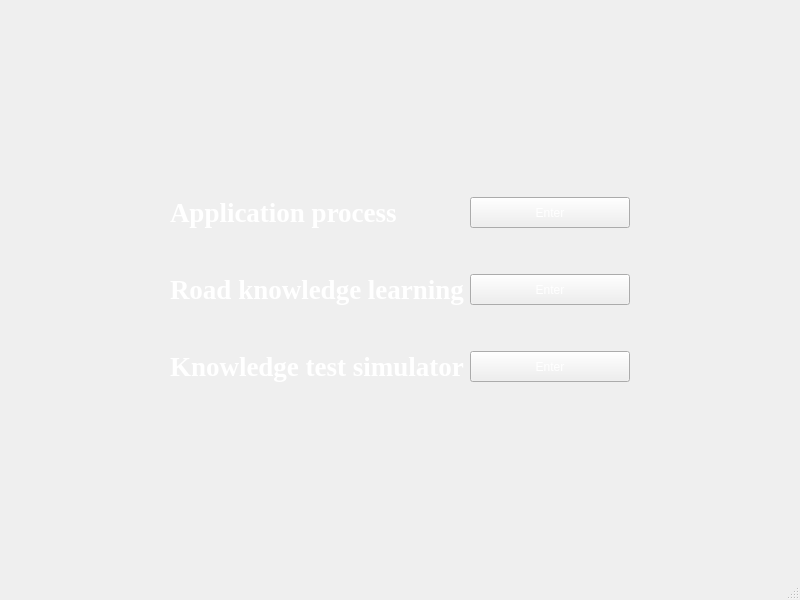
<?xml version="1.0" encoding="UTF-8"?>
<ui version="4.0">
 <class>VirginiaMain</class>
 <widget class="QMainWindow" name="VirginiaMain">
  <property name="geometry">
   <rect>
    <x>0</x>
    <y>0</y>
    <width>800</width>
    <height>600</height>
   </rect>
  </property>
  <property name="windowTitle">
   <string>MainWindow</string>
  </property>
  <property name="styleSheet">
   <string notr="true">QMainWindow{
	background-image: url(:/new/pic/road.jpg)
}</string>
  </property>
  <widget class="QWidget" name="centralwidget">
   <layout class="QGridLayout" name="gridLayout_2">
    <item row="1" column="0">
     <layout class="QGridLayout" name="gridLayout">
      <item row="4" column="1">
       <widget class="QLabel" name="label_3">
        <property name="font">
         <font>
          <family>Times New Roman</family>
          <pointsize>20</pointsize>
          <weight>75</weight>
          <bold>true</bold>
         </font>
        </property>
        <property name="styleSheet">
         <string notr="true">color: white;
</string>
        </property>
        <property name="text">
         <string>Knowledge test simulator</string>
        </property>
       </widget>
      </item>
      <item row="0" column="2">
       <widget class="QPushButton" name="pushButton">
        <property name="enabled">
         <bool>true</bool>
        </property>
        <property name="sizePolicy">
         <sizepolicy hsizetype="Preferred" vsizetype="Preferred">
          <horstretch>0</horstretch>
          <verstretch>0</verstretch>
         </sizepolicy>
        </property>
        <property name="styleSheet">
         <string notr="true">color: white;
border-image: url(:/new/pic/buttton.png)</string>
        </property>
        <property name="text">
         <string>Enter</string>
        </property>
       </widget>
      </item>
      <item row="0" column="1">
       <widget class="QLabel" name="label">
        <property name="font">
         <font>
          <family>Times New Roman</family>
          <pointsize>20</pointsize>
          <weight>75</weight>
          <bold>true</bold>
         </font>
        </property>
        <property name="styleSheet">
         <string notr="true">color: white;
</string>
        </property>
        <property name="text">
         <string>Application process</string>
        </property>
       </widget>
      </item>
      <item row="2" column="0">
       <spacer name="horizontalSpacer">
        <property name="orientation">
         <enum>Qt::Horizontal</enum>
        </property>
        <property name="sizeHint" stdset="0">
         <size>
          <width>40</width>
          <height>20</height>
         </size>
        </property>
       </spacer>
      </item>
      <item row="4" column="2">
       <widget class="QPushButton" name="pushButton_3">
        <property name="sizePolicy">
         <sizepolicy hsizetype="Preferred" vsizetype="Preferred">
          <horstretch>0</horstretch>
          <verstretch>0</verstretch>
         </sizepolicy>
        </property>
        <property name="styleSheet">
         <string notr="true">color: white;
border-image: url(:/new/pic/buttton.png)</string>
        </property>
        <property name="text">
         <string>Enter</string>
        </property>
       </widget>
      </item>
      <item row="2" column="3">
       <spacer name="horizontalSpacer_2">
        <property name="orientation">
         <enum>Qt::Horizontal</enum>
        </property>
        <property name="sizeHint" stdset="0">
         <size>
          <width>40</width>
          <height>20</height>
         </size>
        </property>
       </spacer>
      </item>
      <item row="2" column="2">
       <widget class="QPushButton" name="pushButton_2">
        <property name="sizePolicy">
         <sizepolicy hsizetype="MinimumExpanding" vsizetype="Preferred">
          <horstretch>0</horstretch>
          <verstretch>0</verstretch>
         </sizepolicy>
        </property>
        <property name="styleSheet">
         <string notr="true">color: white;
border-image: url(:/new/pic/buttton.png)</string>
        </property>
        <property name="text">
         <string>Enter</string>
        </property>
       </widget>
      </item>
      <item row="2" column="1">
       <widget class="QLabel" name="label_2">
        <property name="font">
         <font>
          <family>Times New Roman</family>
          <pointsize>20</pointsize>
          <weight>75</weight>
          <bold>true</bold>
         </font>
        </property>
        <property name="styleSheet">
         <string notr="true">color: white;
</string>
        </property>
        <property name="text">
         <string>Road knowledge learning</string>
        </property>
       </widget>
      </item>
      <item row="1" column="2">
       <spacer name="verticalSpacer">
        <property name="orientation">
         <enum>Qt::Vertical</enum>
        </property>
        <property name="sizeType">
         <enum>QSizePolicy::Preferred</enum>
        </property>
        <property name="sizeHint" stdset="0">
         <size>
          <width>20</width>
          <height>40</height>
         </size>
        </property>
       </spacer>
      </item>
      <item row="3" column="2">
       <spacer name="verticalSpacer_2">
        <property name="orientation">
         <enum>Qt::Vertical</enum>
        </property>
        <property name="sizeType">
         <enum>QSizePolicy::Preferred</enum>
        </property>
        <property name="sizeHint" stdset="0">
         <size>
          <width>20</width>
          <height>40</height>
         </size>
        </property>
       </spacer>
      </item>
     </layout>
    </item>
    <item row="0" column="0">
     <spacer name="verticalSpacer_3">
      <property name="orientation">
       <enum>Qt::Vertical</enum>
      </property>
      <property name="sizeHint" stdset="0">
       <size>
        <width>20</width>
        <height>40</height>
       </size>
      </property>
     </spacer>
    </item>
    <item row="2" column="0">
     <spacer name="verticalSpacer_4">
      <property name="orientation">
       <enum>Qt::Vertical</enum>
      </property>
      <property name="sizeHint" stdset="0">
       <size>
        <width>20</width>
        <height>40</height>
       </size>
      </property>
     </spacer>
    </item>
   </layout>
  </widget>
  <widget class="QMenuBar" name="menubar">
   <property name="geometry">
    <rect>
     <x>0</x>
     <y>0</y>
     <width>800</width>
     <height>26</height>
    </rect>
   </property>
  </widget>
  <widget class="QStatusBar" name="statusbar"/>
 </widget>
 <resources/>
 <connections/>
</ui>
